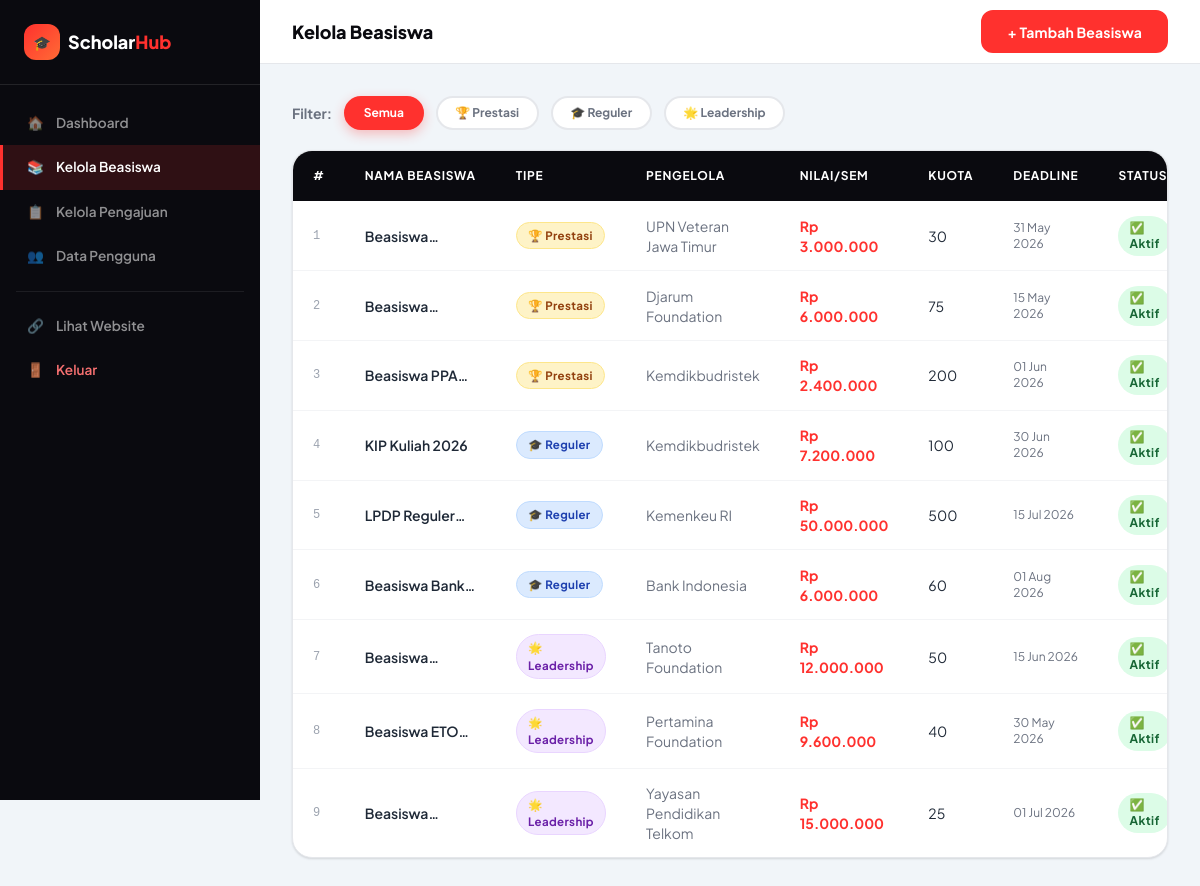
/admin_beasiswa.php (signed in), run on the app's committed database.
### tables this page shows
CREATE TABLE beasiswa (
    id            INT AUTO_INCREMENT PRIMARY KEY,
    nama_beasiswa VARCHAR(200)                              NOT NULL,
    pengelola     VARCHAR(150)                              NOT NULL,
    tipe          ENUM('Prestasi','Reguler','Leadership')  NOT NULL,
    deskripsi     TEXT,
    syarat        TEXT,
    kuota         INT           DEFAULT 50,
    nilai_beasiswa BIGINT       DEFAULT 0,
    deadline      DATE,
    is_active     TINYINT(1)    DEFAULT 1,
    created_at    TIMESTAMP DEFAULT CURRENT_TIMESTAMP
);

### admin_beasiswa.php (the view, shortened to what this page needs)
<?php
require_once 'conf.php';
$tipe_f = $_GET['tipe'] ?? '';
$where = '1=1';
$beasiswa_list = mysqli_fetch_all(mysqli_query($conn, "SELECT * FROM beasiswa WHERE $where ORDER BY created_at DESC"), MYSQLI_ASSOC);
$tipe_icons = ['Prestasi'=>'🏆','Reguler'=>'🎓','Leadership'=>'🌟'];
?>
<!DOCTYPE html>
<html lang="id">
<head>
  <script src="https://cdn.tailwindcss.com"></script>
  <link rel="stylesheet" href="assets/style.css">
</head>
<body class="bg-[#F1F5F9]">
<aside class="admin-sidebar">
  <div class="p-6 border-b border-white/10">
    <a href="index.php" class="flex items-center gap-2">
      <div class="w-9 h-9 rounded-xl bg-gradient-to-br from-[#FF312E] to-[#FF6B35] flex items-center justify-center text-white font-black text-sm">🎓</div>
      <span class="font-black text-lg text-white">Scholar<span class="text-[#FF312E]">Hub</span></span>
    </a>
  </div>
  <nav class="flex-1 py-4">
    <a href="admin.php"          class="sidebar-link"><span>🏠</span> Dashboard</a>
    <a href="admin_beasiswa.php" class="sidebar-link active"><span>📚</span> Kelola Beasiswa</a>
    <a href="admin_pengajuan.php" class="sidebar-link"><span>📋</span> Kelola Pengajuan</a>
    <a href="admin_users.php"    class="sidebar-link"><span>👥</span> Data Pengguna</a>
    <div class="divider mx-4 my-3" style="background:rgba(255,255,255,.08)"></div>
    <a href="index.php" class="sidebar-link" target="_blank"><span>🔗</span> Lihat Website</a>
    <a href="logout.php" class="sidebar-link !text-red-400"><span>🚪</span> Keluar</a>
  </nav>
</aside>
<div class="admin-content">
  <header class="bg-white border-b border-gray-200 px-8 h-16 flex items-center justify-between sticky top-0 z-30">
    <h1 class="text-lg font-black text-[#0A0A0F]">Kelola Beasiswa</h1>
    <a href="admin_beasiswa.php?action=add" class="btn-primary text-sm">+ Tambah Beasiswa</a>
  </header>
  <div class="p-8">
    <div class="flex items-center gap-3 mb-5 flex-wrap">
      <p class="text-sm font-bold text-gray-500">Filter:</p>
      <a href="admin_beasiswa.php" class="filter-chip <?= !$tipe_f ? 'active' : '' ?> text-xs">Semua</a>
      <?php foreach (['Prestasi','Reguler','Leadership'] as $t): ?>
      <a href="admin_beasiswa.php?tipe=<?= $t ?>" class="filter-chip <?= $tipe_f===$t ? 'active' : '' ?> text-xs"><?= $tipe_icons[$t] ?> <?= $t ?></a>
      <?php endforeach; ?>
    </div>
    <div class="card overflow-hidden">
      <div class="table-wrapper" style="border:none;border-radius:0">
        <table>
          <thead>
            <tr>
              <th>#</th>
              <th>Nama Beasiswa</th>
              <th>Tipe</th>
              <th>Pengelola</th>
              <th>Nilai/Sem</th>
              <th>Kuota</th>
              <th>Deadline</th>
              <th>Status</th>
            </tr>
          </thead>
          <tbody>
            <?php if (empty($beasiswa_list)): ?>
            <tr><td colspan="9" class="text-center py-8 text-gray-400">Belum ada data beasiswa.</td></tr>
            <?php else: ?>
            <?php foreach ($beasiswa_list as $i => $b): ?>
            <tr>
              <td class="text-gray-400 text-xs font-mono"><?= $i+1 ?></td>
              <td class="font-semibold text-sm max-w-[200px]"><span class="line-clamp-1"><?= htmlspecialchars($b['nama_beasiswa']) ?></span></td>
              <td><?= badge_tipe($b['tipe']) ?></td>
              <td class="text-sm text-gray-500"><?= htmlspecialchars($b['pengelola']) ?></td>
              <td class="text-sm font-bold text-[#FF312E]"><?= rupiah($b['nilai_beasiswa']) ?></td>
              <td class="text-sm"><?= $b['kuota'] ?></td>
              <td class="text-xs text-gray-500"><?= date('d M Y', strtotime($b['deadline'])) ?></td>
              <td>
                <span class="badge text-xs <?= $b['is_active'] ? 'badge-diterima' : 'badge-ditolak' ?>">
                  <?= $b['is_active'] ? '✅ Aktif' : '⛔ Nonaktif' ?>
                </span>
              </td>
            </tr>
            <?php endforeach; ?>
            <?php endif; ?>
          </tbody>
        </table>
      </div>
    </div>
  </div>
</div>
</body>
</html>

### conf.php (shortened to what this page needs)
<?php
function rupiah($n)
{
    return 'Rp ' . number_format($n, 0, ',', '.');
}
function badge_tipe($tipe)
{
    $map = [
        'Prestasi' => ['badge badge-prestasi', '🏆'],
        'Reguler' => ['badge badge-reguler', '🎓'],
        'Leadership' => ['badge badge-leadership', '🌟'],
    ];
    [$cls, $icon] = $map[$tipe] ?? ['badge', ''];
    return "<span class='$cls'>$icon $tipe</span>";
}
?>

### assets/style.css (style rules this page uses)
:root { --clr-primary: #FF312E; --clr-primary-dk: #CC1A18; --clr-dark: #0A0A0F; --clr-dark2: #1A1A2E; --clr-gray: #6B7280; --clr-light: #F8FAFC; --clr-border: #E5E7EB; --clr-text: #1F2937; --clr-muted: #6B7280; --radius-sm: 8px; --radius-md: 12px; --radius-lg: 20px; --radius-xl: 28px; --shadow-sm: 0 1px 3px rgba(0,0,0,.08), 0 1px 2px rgba(0,0,0,.06); --shadow-md: 0 4px 16px rgba(0,0,0,.10), 0 2px 6px rgba(0,0,0,.06); --shadow-lg: 0 10px 40px rgba(0,0,0,.14), 0 4px 12px rgba(0,0,0,.08); --shadow-xl: 0 20px 60px rgba(0,0,0,.18), 0 8px 20px rgba(0,0,0,.12); --transition: all .22s cubic-bezier(.4,0,.2,1); }
*, *::before, *::after { box-sizing: border-box; margin: 0; padding: 0; }
html { scroll-behavior: smooth; -webkit-font-smoothing: antialiased; }
body { font-family: 'Plus Jakarta Sans', 'Space Grotesk', system-ui, sans-serif; color: var(--clr-text); background: var(--clr-light); line-height: 1.6; }
a { color: inherit; text-decoration: none; }
.btn-primary { display: inline-flex; align-items: center; justify-content: center; gap: 6px; background: var(--clr-primary); color: #fff; font-weight: 700; font-size: .875rem; padding: .6rem 1.5rem; border-radius: var(--radius-md); border: 2px solid var(--clr-primary); cursor: pointer; transition: var(--transition); white-space: nowrap; letter-spacing: .01em; }
.badge { display: inline-flex; align-items: center; gap: 4px; font-size: .72rem; font-weight: 700; padding: .25rem .7rem; border-radius: 99px; letter-spacing: .03em; }
.badge-prestasi { background: #FEF3C7; color: #92400E; border: 1px solid #FDE68A; }
.badge-reguler { background: #DBEAFE; color: #1E40AF; border: 1px solid #BFDBFE; }
.badge-leadership { background: #F3E8FF; color: #6B21A8; border: 1px solid #E9D5FF; }
.badge-diterima { background: #DCFCE7; color: #166534; }
.card { background: #fff; border-radius: var(--radius-lg); border: 1px solid var(--clr-border); box-shadow: var(--shadow-sm); transition: var(--transition); overflow: hidden; }
.table-wrapper { overflow-x: auto; border-radius: var(--radius-lg); border: 1px solid var(--clr-border); }
table { width: 100%; border-collapse: collapse; font-size: .875rem; }
thead { background: var(--clr-dark); }
thead th { color: #fff; padding: 1rem 1.25rem; font-size: .75rem; font-weight: 700; text-transform: uppercase; letter-spacing: .06em; text-align: left; white-space: nowrap; }
tbody tr { border-bottom: 1px solid #F3F4F6; transition: background .15s; }
tbody tr:last-child { border-bottom: none; }
tbody td { padding: .9rem 1.25rem; color: var(--clr-text); vertical-align: middle; }
.filter-chip { display: inline-flex; align-items: center; gap: 6px; padding: .45rem 1.1rem; border-radius: 99px; font-size: .82rem; font-weight: 700; border: 2px solid var(--clr-border); color: var(--clr-gray); background: #fff; cursor: pointer; transition: var(--transition); white-space: nowrap; }
.filter-chip.active { background: var(--clr-primary); border-color: var(--clr-primary); color: #fff; box-shadow: 0 4px 12px rgba(255,49,46,.3); }
.admin-sidebar { width: 260px; min-height: 100vh; background: var(--clr-dark); position: fixed; left: 0; top: 0; display: flex; flex-direction: column; z-index: 100; transition: transform .3s ease; }
.admin-content { margin-left: 260px; min-height: 100vh; background: #F1F5F9; }
.sidebar-link { display: flex; align-items: center; gap: .75rem; padding: .75rem 1.5rem; color: rgba(255,255,255,.55); font-size: .85rem; font-weight: 600; transition: var(--transition); border-left: 3px solid transparent; }
.sidebar-link.active { color: #fff; background: rgba(255,49,46,.15); border-left-color: var(--clr-primary); }
.divider { height: 1px; background: var(--clr-border); }

### data on the page
beasiswa: icon "🏆", tipe "Prestasi", pengelola "UPN Veteran Jawa Timur", nilai_beasiswa "Rp 3.000.000", kuota "30", deadline "31 May 2026", is_active "✅ Aktif"
beasiswa: icon "🏆", tipe "Prestasi", pengelola "Djarum Foundation", nilai_beasiswa "Rp 6.000.000", kuota "75", deadline "15 May 2026", is_active "✅ Aktif"
beasiswa: nama_beasiswa "Beasiswa…", icon "🏆", tipe "Prestasi", pengelola "Kemdikbudristek", nilai_beasiswa "Rp 2.400.000", kuota "200", deadline "01 Jun 2026", is_active "✅ Aktif"
beasiswa: nama_beasiswa "KIP Kuliah 2026", icon "🎓", tipe "Reguler", pengelola "Kemdikbudristek", nilai_beasiswa "Rp 7.200.000", kuota "100", deadline "30 Jun 2026", is_active "✅ Aktif"
beasiswa: nama_beasiswa "LPDP…", icon "🎓", tipe "Reguler", pengelola "Kemenkeu RI", nilai_beasiswa "Rp 50.000.000", kuota "500", deadline "15 Jul 2026", is_active "✅ Aktif"
beasiswa: nama_beasiswa "Beasiswa…", icon "🎓", tipe "Reguler", pengelola "Bank Indonesia", nilai_beasiswa "Rp 6.000.000", kuota "60", deadline "01 Aug 2026", is_active "✅ Aktif"
beasiswa: icon "🌟", tipe "Leadership", pengelola "Tanoto Foundation", nilai_beasiswa "Rp 12.000.000", kuota "50", deadline "15 Jun 2026", is_active "✅ Aktif"
beasiswa: nama_beasiswa "Beasiswa…", icon "🌟", tipe "Leadership", pengelola "Pertamina Foundation", nilai_beasiswa "Rp 9.600.000", kuota "40", deadline "30 May 2026", is_active "✅ Aktif"
beasiswa: icon "🌟", tipe "Leadership", pengelola "Yayasan Pendidikan Telkom", nilai_beasiswa "Rp 15.000.000", kuota "25", deadline "01 Jul 2026", is_active "✅ Aktif"

### other printed values
$tipe_icons[$t] "🏆"
$t "Prestasi"
$tipe_icons[$t] "🎓"
$t "Reguler"
$tipe_icons[$t] "🌟"
$t "Leadership"
